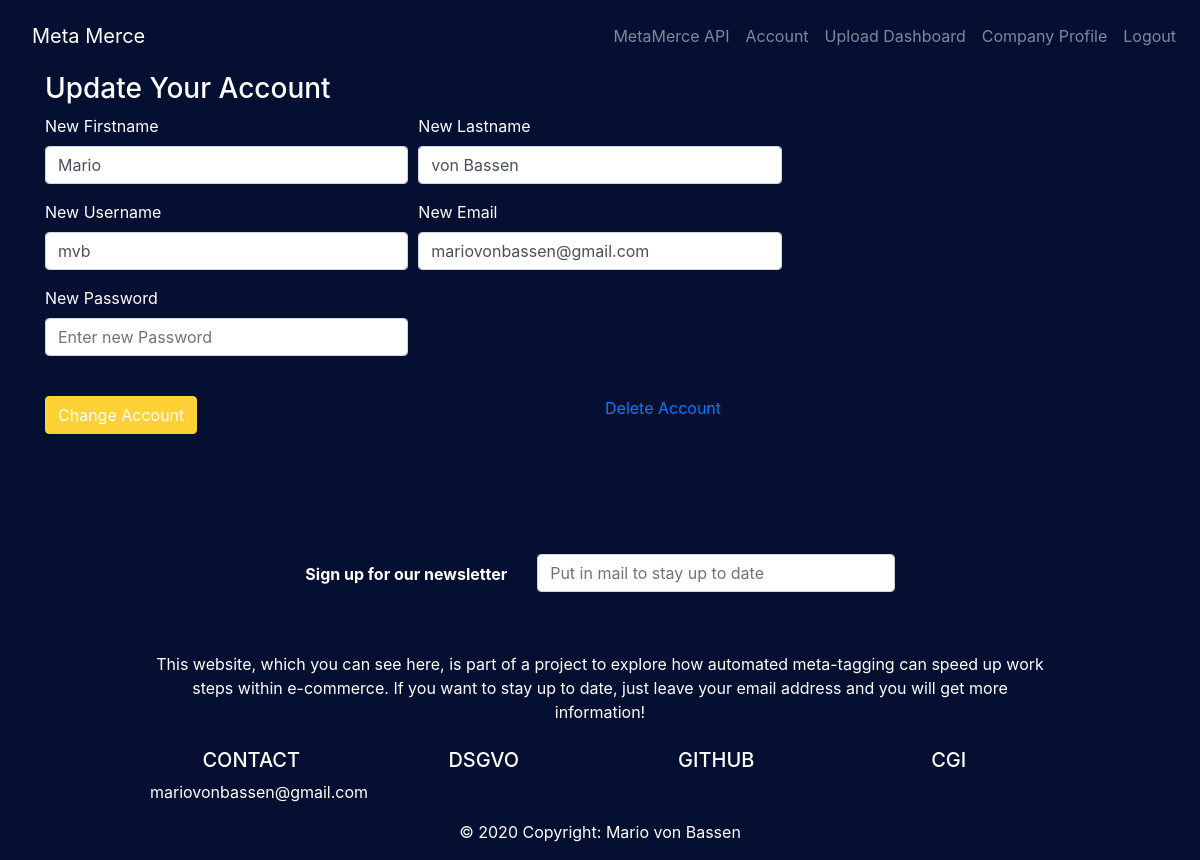
The app's page /update_account (signed in) with its own data.
### website/models.py (models this page shows, shortened)
class User(db.Model, UserMixin):
    __tablename__ = 'user'
    id = db.Column(db.Integer, primary_key=True)
    email = db.Column(db.String(128), unique=True, nullable=False)
    password = db.Column(db.String(128), nullable=False)
    first_name = db.Column(db.String(128), nullable=False)
    last_name = db.Column(db.String(128), nullable=False)
    user_name = db.Column(db.String(128), nullable=False, unique=True)
    create_user_date = db.Column(db.Date(), default=func.now())
    uploads = db.relationship('Upload', backref="user")
    extracted_product = db.relationship('ExtractedProduct', backref="user")
    company = db.relationship('Company', backref="user")
    api_profile = db.relationship('ApiProfile', backref="user")

### website/auth.py (the view, shortened to what this page needs)
@auth.route('/update_account', methods=["GET",'POST'])
def update_account():
    form = UpdateForm(request.form, obj=current_user)
    return render_template("auth/update_account.html", form=form, user=current_user)

### website/forms.py
class UpdateForm(FlaskForm):
    first_name = StringField("New Firstname", validators=[Length(min=1, max=30)])
    last_name = StringField("New Lastname", validators=[Length(min=1, max=30)])
    user_name = StringField("New Username", validators=[Length(min=1, max=30)])
    email = EmailField("New Email", validators=[Email()])
    password = PasswordField('New Password', validators=[Length(min=1, max=30)])
    submit = SubmitField("Change Account")

### website/templates/auth/update_account.html (shortened to what this page needs)
{% extends "base.html" %} {% block title %}Update User{% endblock %}
{% block content%}
<head>
    <link id="theme-style" rel="stylesheet"  href="{{ url_for('static', filename='/stylesheets/update_account_theme.css') }}" />
</head>
<body>
{% if user.is_authenticated  %}
<section class="update-section">
    <form method="post" action="{{ url_for('auth.update_account') }}">
        <h3 text-align="center">Update Your Account</h3>
            <div class="form-row">
                <div class="form-group col-md-4">
              {{ form.first_name.label(
                  class="form-label"
              ) }}
              {{ form.first_name(
                  type="text",
                  class="form-control",
                  id="first_name",
                  placeholder="Enter Firstname"
              ) }}
              </div>
              <div class="form-group col-md-4">
              {{ form.last_name.label(
                  class="form-label"
              ) }}
              {{ form.last_name(
                  type="text",
                  class="form-control",
                  id="last_name",
                  placeholder="Enter Lastname"
              ) }}
            </div>
            </div>
            <div class="form-row">
                <div class="form-group col-md-4">
              {{ form.user_name.label(
                class="form-label"
            ) }}
            {{ form.user_name(
                type="text",
                class="form-control",
                id="user_name",
                placeholder="Enter new Username"
            ) }}
                </div>
            <div class="form-group col-md-4">
            {{ form.email.label(
                class="form-label"
            ) }}
            {{ form.email(
                type="email",
                class="form-control",
                id="email",
                placeholder="Enter new Email"
            ) }}
            </div>
            </div>
            <div class="form-row">
                <div class="form-group col-md-4">
              {{ form.password.label(
                class="form-label"
            ) }}
            {{ form.password(
                type="password",
                class="form-control",
                id="password",
                placeholder="Enter new Password"
            ) }}
                </div>
            </div>
</div>
      <br>
      <div class="container" id="facts">
        <div class="form-row">
          <div class="col-sm d-flex justify-content-left">
                 {{ form.submit(
                     class="btn btn-primary",
                     id="change-button"
                 ) }}
            </div>
            <div class="col-sm d-flex justify-content-left">
                    <a href="{{ url_for('views.delete_account') }}", id="delete_account_link" onclick="return confirm('Are you sure you want to delete your account?');">Delete Account</a>
              </div>
        </div>
    </div>
</body>
{% endif %}
{% endblock %}

### website/static/stylesheets/update_account_theme.css (style rules this page uses)
:root { --black: #000000; --white: #ffffff; --yellow: #fed136; --background-color: #040f32; }
body { background-color: var(--background-color); color:var(--white) }
#change-button { background-color: #fed136;; border: 1px #fed136 solid; }

### records on screen
User: first_name "Mario", last_name "von Bassen", user_name "mvb", email "mariovonbassen@gmail.com"
